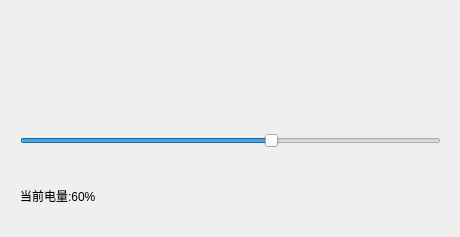
<?xml version="1.0" encoding="UTF-8"?>
<ui version="4.0">
 <class>Widget</class>
 <widget class="QWidget" name="Widget">
  <property name="geometry">
   <rect>
    <x>0</x>
    <y>0</y>
    <width>460</width>
    <height>237</height>
   </rect>
  </property>
  <property name="windowTitle">
   <string>Widget</string>
  </property>
  <widget class="QmyBattery" name="battery" native="true">
   <property name="geometry">
    <rect>
     <x>20</x>
     <y>20</y>
     <width>421</width>
     <height>80</height>
    </rect>
   </property>
  </widget>
  <widget class="QSlider" name="slider">
   <property name="geometry">
    <rect>
     <x>20</x>
     <y>130</y>
     <width>421</width>
     <height>22</height>
    </rect>
   </property>
   <property name="maximum">
    <number>100</number>
   </property>
   <property name="value">
    <number>60</number>
   </property>
   <property name="orientation">
    <enum>Qt::Horizontal</enum>
   </property>
  </widget>
  <widget class="QLabel" name="LabInfo">
   <property name="geometry">
    <rect>
     <x>20</x>
     <y>180</y>
     <width>241</width>
     <height>31</height>
    </rect>
   </property>
   <property name="text">
    <string>当前电量:60%</string>
   </property>
  </widget>
 </widget>
 <layoutdefault spacing="6" margin="11"/>
 <customwidgets>
  <customwidget>
   <class>QmyBattery</class>
   <extends>QWidget</extends>
   <header location="global">qmybattery.h</header>
   <container>1</container>
  </customwidget>
 </customwidgets>
 <resources/>
 <connections/>
</ui>
